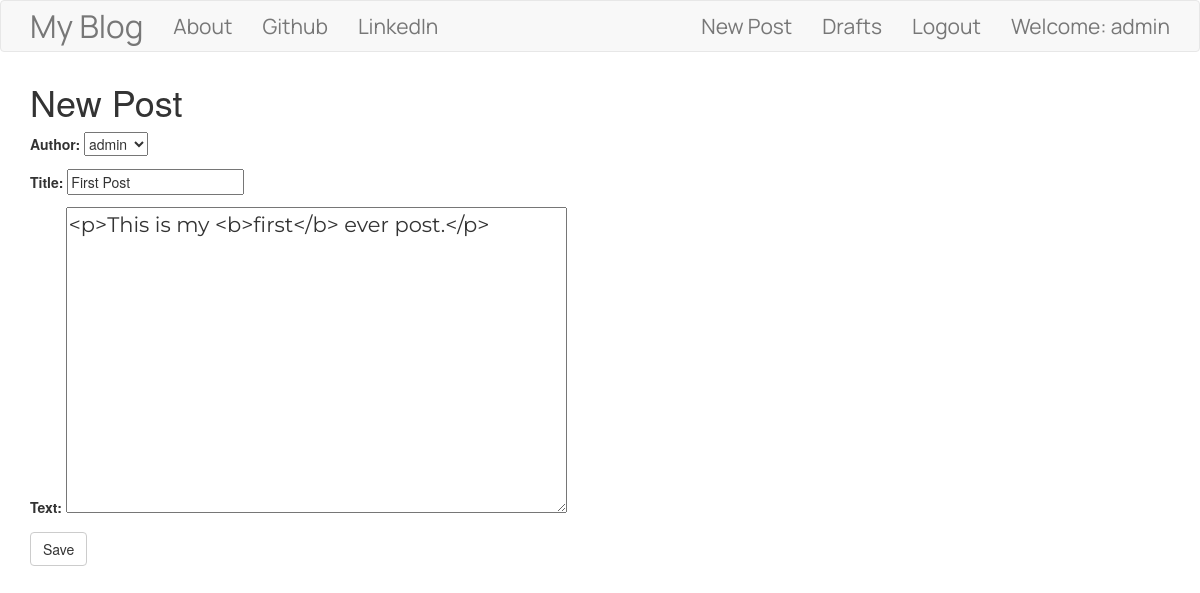
Page /post/1/update (signed in) on the committed database.
### blog/models.py (models this page shows, shortened)
class Post(models.Model):
    author = models.ForeignKey('auth.User',on_delete=models.CASCADE)
    title = models.CharField(max_length=256)
    text = models.TextField()
    created_date = models.DateTimeField(default=timezone.now)
    published_date = models.DateTimeField(blank=True,null=True)

### blog/views.py (the view)
# urls.py: url(r'post/(?P<pk>\d+)/update$',views.UpdatePostView.as_view(),name='post_update'),
class UpdatePostView(LoginRequiredMixin,UpdateView):
    login_url = '/login/'
    redirect_field_name = 'blog/post_detail.html'
    form_class = PostForm
    model = Post

### blog/forms.py
class PostForm(forms.ModelForm):
    class Meta():
        model = Post
        fields = ('author','title','text')
        widgets = {
            'title':forms.TextInput(attrs={'class':'textinputclass'}),
            'text':forms.Textarea(attrs={'class':'editable medium-editor-textarea postcontent'}),
        }

### blog/templates/blog/post_form.html (shortened to what this page needs)
{% extends "blog/base.html" %}
{% block content %}
  <h1>New Post</h1>
  <form class="post-form" method="POST">
    {{ form.as_p }}
    <button type="submit" class="save btn btn-default">Save</button>
  </form>
{% endblock %}

### blog/templates/blog/base.html (shortened to what this page needs)
<!DOCTYPE html>
{% load static %}
<html lang="en" dir="ltr">
  <head>
    <link rel="stylesheet" href="https://maxcdn.bootstrapcdn.com/bootstrap/3.3.7/css/bootstrap.min.css">
    <link rel="stylesheet" href="//cdn.jsdelivr.net/npm/medium-editor@latest/dist/css/medium-editor.min.css" type="text/css" media="screen" charset="utf-8">
    <link rel="stylesheet" href="{% static 'css/blog.css' %}">
  </head>
  <body>
    <nav class="navbar navbar-default techfont custom-navbar">
      <div class="container">
        <ul class="nav navbar-nav">
          <li><a class="navbar-brand bigbrand" href="{% url 'post_list' %}">My Blog</a></li>
          <li><a class="navbar-link" href="{% url 'about' %}">About</a></li>
          <li><a class="navbar-link" href="https://www.github.com">Github</a></li>
          <li><a class="navbar-link" href="https://www.LinkedIn.com">LinkedIn</a></li>
        </ul>
        <ul class="nav navbar-nav navbar-right">
          {% if user.is_authenticated %}
            <li><a href="{% url 'post_new' %}">New Post</a></li>
            <li><a href="{% url 'post_draft_list' %}">Drafts</a></li>
            <li><a href="{% url 'logout' %}">Logout</a></li>
            <li><a>Welcome: {{ user.username }}</a></li>
          {% else %}
            <li><a class="nav navbar-nav navbar-right" href="{% url 'login' %}"><span class="glyphicon glyphicon-user"></span></a></li>
          {% endif %}
        </ul>
      </div>
    </nav>
    <div class="content container">
      <div class="row">
        <div class="col-md-8">
          <div class="blog_posts">
            {% block content %}
            {% endblock %}
          </div>
        </div>
      </div>
    </div>
  </body>
</html>

### blog/static/css/blog.css (style rules this page uses)
.techfont { font-family: 'Manrope',sans-serif; font-size: 1.5em; margin-bottom: 10px; }
.bigbrand { font-size: 1.5em; }
.postcontent { font-family: 'Montserrat'; font-size: 1.5em; }

### rows in the picture
Post: author "admin", title "First Post", text "<p>This is my <b>first</b> ever post.</p>"

### other values in the picture
{{ user.username }} "admin"
